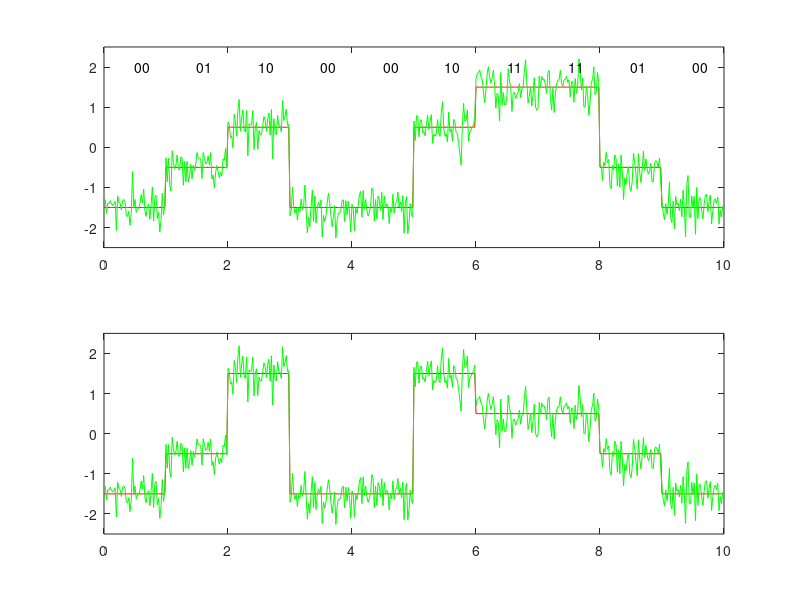

MATLAB code for this plot:
%Basics of telecommunications
% demostration of gray code which reduces bit error rate in a communication
% system.
clear all
Ns = 10;        % number of symbols in one simulation
M = 4;          % number of levels of encoding scheme
L = log2(M);    % number of bits in a symbol
SNR = 10;       % signal to noise ratio, in decibels
n = L*Ns;       % number of bits total
ts = 50;        % time resolution
t=0:1/ts:(Ns-1/ts); % time line
LOOP = 100;     % loop times
pErr = 0;       % error counter for plain coding
gErr = 0;       % error counter for gray coding
for n=1:LOOP
    for k=1:L       % generate random bits (LxNs)
        bks(k,:) = rand(1,Ns)>0.5;
    end
    % make plain encoding signal
    noise = wgn(1,length(t),-10);
    plain = 2*bks(1,:) + bks(2,:) - 1.5;
    plainsignal = kron(plain, ones(1,ts));
    rplain = plainsignal + noise;
    figure(1)
    subplot(2,1,1);
    plot(t, plainsignal, 'r', t, rplain, 'g');
    axis([0 Ns -2.5 2.5]);
    for k=1:Ns
        text((k-1)+0.5, 2, sprintf('%d%d', bks(1,k),bks(2,k)));
    end
    % receiver for plain code:
    ps = rplain(ts/2:ts:end);   % take samples
    rp = zeros(L,Ns);           % prepare for received detection result
    for k=1:Ns  % go through all the samples
        if(ps(k)<-1) rp(:,k)=[0; 0];
        elseif(ps(k)>=-1 && ps(k)<0) rp(:,k)=[0; 1];
        elseif(ps(k)>=0 && ps(k)<1) rp(:,k)= [1; 0];
        else rp(:,k)=[1; 1];
        end
    end
    % calculate BER
    perrors = sum(sum(rp~=bks));
    pErr = pErr + perrors;      % accumulate the error counter
    
    % make gray code signal
    gks(1,:)=bks(1,:); % copy the MSB of binary to MSB of gray
    for k=2:L
        gks(k,:)=xor(bks(k-1,:),bks(k,:)); %xor the rest
    end
    gray = 2*gks(1,:) + gks(2,:) -1.5;  % generate multilevel signal
    graysignal = kron(gray, ones(1,ts));    % extern signal on time
    rgray = graysignal + noise;
    subplot(2,1,2)
    plot(t,graysignal, 'r', t, rgray, 'g');
    axis([0 Ns -2.5 2.5]);
    % receiver for gray code
    gs = rgray(ts/2:ts:end);
    rg = zeros(L,Ns);
    for k=1:Ns  % go through all the samples
        if(gs(k)<-1) rg(:,k)=[0; 0];
        elseif(gs(k)>=-1 && gs(k)<0) rg(:,k)=[0; 1];
        elseif(gs(k)>=0 && gs(k)<1) rg(:,k)= [1; 0];
        else rg(:,k)=[1; 1];
        end
    end
    % convert back to binary
    rb(1,:)=rg(1,:);
    for k=2:L
        rb(k,:) = xor(rg(k,:),rb(k-1,:));
    end
    gerrors = sum(sum(rb~=bks));
    gErr = gErr + gerrors;
    pause(0.1);
end
